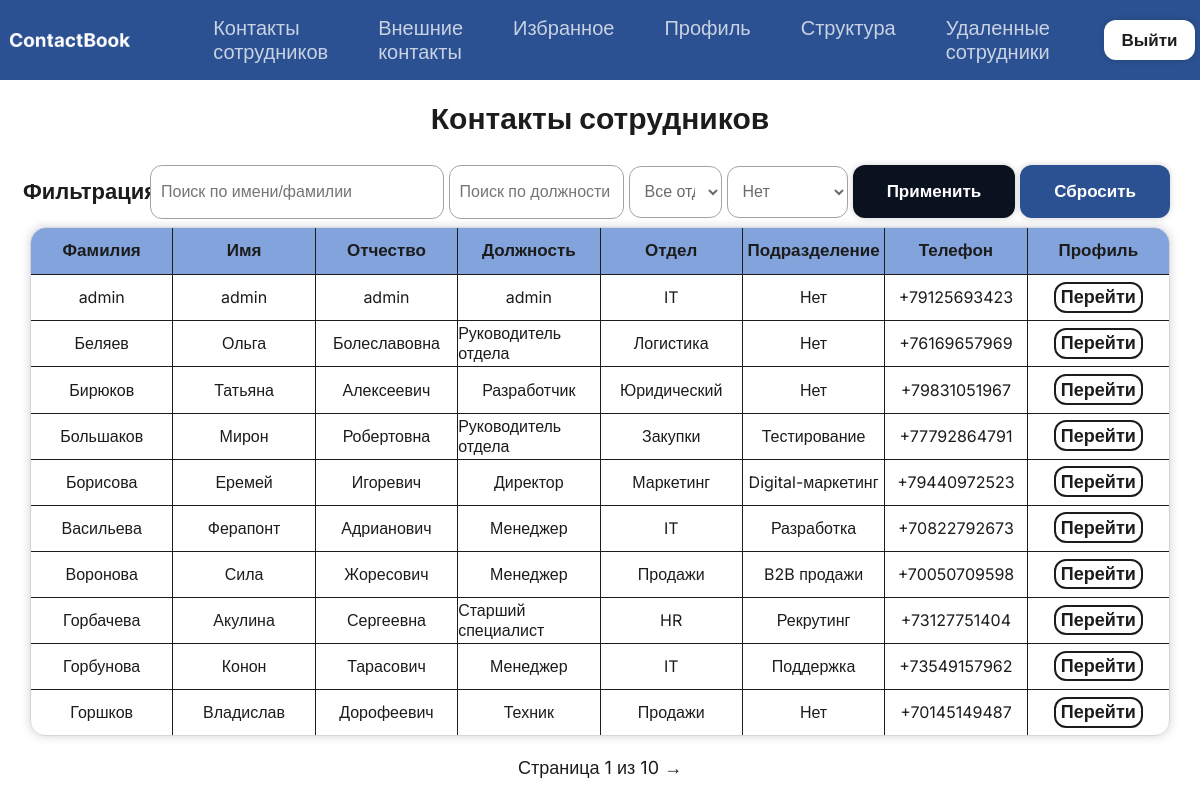
/ (signed in), run on an earlier commit of the app's database.
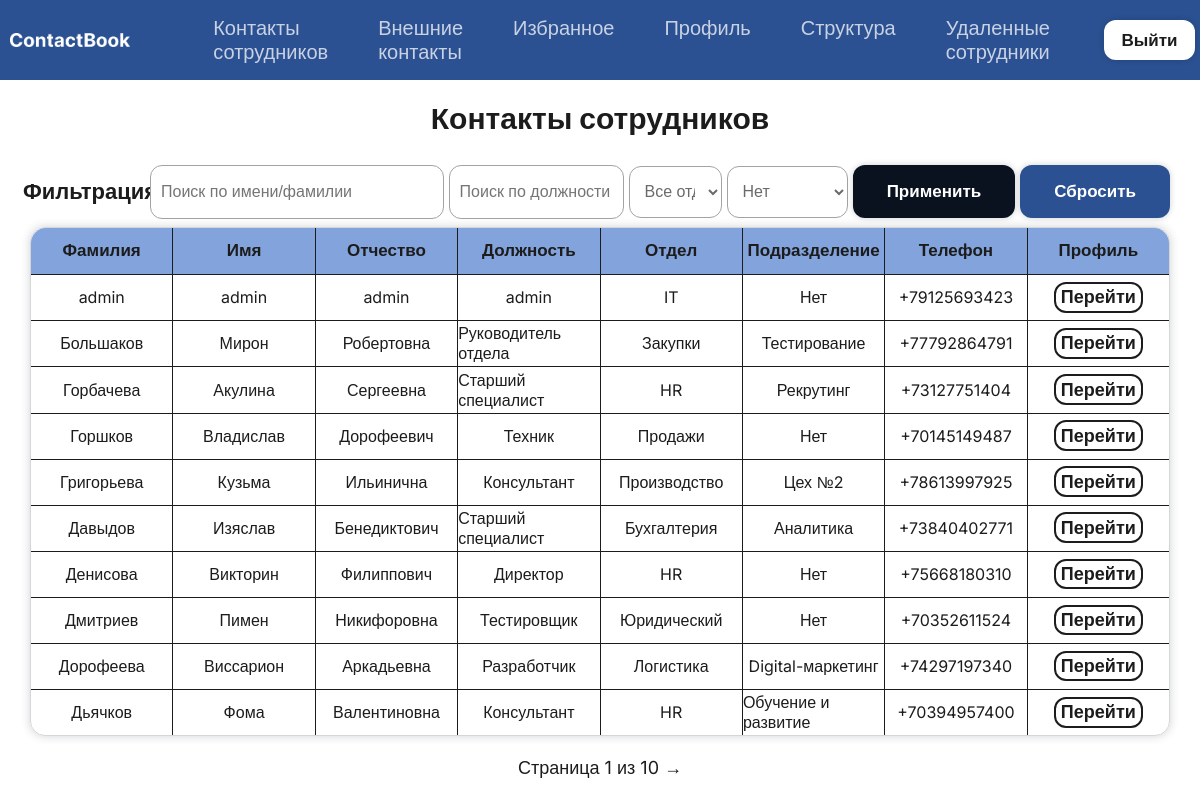
And on a later commit of the database.
### ContactBook/models.py (models this page shows, shortened)
class Employee(models.Model):
    last_name = models.CharField(max_length=50, verbose_name='Фамилия')
    first_name = models.CharField(max_length=50, verbose_name='Имя')
    middle_name = models.CharField(max_length=50, blank=True, null=True, verbose_name='Отчество')
    department = models.ForeignKey(Department, on_delete=models.PROTECT, verbose_name='Отдел')
    subdivision = models.ForeignKey(Subdivision, on_delete=models.SET_NULL, blank=True, null=True, verbose_name='Подразделение')
    position = models.CharField(max_length=100, verbose_name='Должность')
    phone = models.CharField(max_length=20, unique=True, verbose_name='Телефон')
    floor = models.CharField(max_length=50, verbose_name='Этаж')
    cabinet = models.CharField(max_length=50, blank=True, null=True, verbose_name='Кабинет')
    role = models.CharField(
        max_length=20,
        choices=[('user', 'Пользователь'), ('admin', 'Администратор')],
        default='user',
        verbose_name='Роль'
    )
    user_account = models.OneToOneField(User, on_delete=models.CASCADE, null=True, blank=True, related_name='employee_profile', verbose_name='Аккаунт входа')
    is_deleted = models.BooleanField(default=False, verbose_name='Удалён')
    deleted_at = models.DateTimeField(null=True, blank=True, verbose_name='Дата удаления')
    objects = EmployeeManager()
    all_objects = models.Manager()
    class Meta:
        verbose_name_plural = 'Сотрудники'

class Department(models.Model):
    name = models.CharField(max_length=100, unique=True, verbose_name='Название отдела')
    class Meta:
        verbose_name_plural = 'Отделы'

class Subdivision(models.Model):
    name = models.CharField(max_length=100, verbose_name='Название подразделения')
    department = models.ForeignKey(Department, on_delete=models.CASCADE, related_name='subdivisions', verbose_name='Родительский отдел')
    class Meta:
        constraints = [
            models.UniqueConstraint(fields=['name', 'department'], name='unique_subdivision_name_per_dept')
        ]
        verbose_name_plural = 'Подразделения'

### ContactBook/views.py (the view, shortened to what this page needs)
# urls.py: path('', views.employee_list, name='employee_list'),
@login_required
def employee_list(request):
    qs = Employee.objects.select_related('department', 'subdivision', 'user_account').order_by('last_name')
    is_admin_user = is_admin(request.user)
    search = request.GET.get('search', '').strip()
    dept_id = request.GET.get('department')
    sub_id = request.GET.get('subdivision')
    position = request.GET.get('position', '').strip()
    if dept_id and dept_id != 'None':
        qs = qs.filter(department_id=dept_id)
    if sub_id and sub_id != 'None':
        qs = qs.filter(subdivision_id=sub_id)
    if position:
        qs = qs.filter(position__icontains=position)
    paginator = Paginator(qs, 10)
    page_obj = paginator.get_page(request.GET.get('page'))
    return render(request, 'contactbook/employee_list.html', {
        'page_obj': page_obj,
        'search': search, 'dept_id': dept_id, 'sub_id': sub_id, 'position': position,
        'departments': Department.objects.all(),
        'subdivisions': Subdivision.objects.all(),
        'is_admin': is_admin_user
    })

### ContactBook/models.py (called while the page is built)
    def get_queryset(self):
        return super().get_queryset().filter(is_deleted=False)

### ContactBook/views.py (called while the page is built)
def is_admin(user):
    return user.is_authenticated and hasattr(user, 'employee_profile') and user.employee_profile.role == 'admin'

### ContactBook/templates/contactbook/employee_list.html (shortened to what this page needs)
{% extends "base.html" %}
{% block content %}
<h1>Контакты сотрудников</h1>
<div class="filter">
    <div class="zagolovok"><p>Фильтрация</p></div>
    <form method="get" class="elements">
        <input type="text" id="search" name="search" value="{{ search }}" placeholder="Поиск по имени/фамилии">
        <input type="text" id="position" name="position" value="{{ position }}" placeholder="Поиск по должности">
        <select name="department" id="dept-select">
            <option value="">Все отделы</option>
        </select>
        <select name="subdivision" id="sub-select">
            <option value="">Нет</option>
        </select>
        <button type="submit" class="btn btn-primary">Применить</button>
        <a href="{% url 'contactbook:employee_list' %}" class="btn btn-secondary">Сбросить</a>
    </form>
</div>
<div class="list">
    <table>
        <thead>
            <tr>
                <th>Фамилия</th>
                <th>Имя</th>
                <th>Отчество</th>
                <th>Должность</th>
                <th>Отдел</th>
                <th>Подразделение</th>
                <th>Телефон</th>
                <th class="last-column">Профиль</th>
            </tr>
        </thead>
        <tbody>
            {% for emp in page_obj %}
            <tr class="{% if not emp.user_account.is_active %}unconfirmed{% endif %}">
                <td>{{ emp.last_name }}</td>
                <td>{{ emp.first_name }}</td>
                <td>{{ emp.middle_name|default:"Нет" }}</td>
                <td>{{ emp.position }}</td>
                <td>{{ emp.department.name }}</td>
                <td>{{ emp.subdivision.name|default:"Нет" }}</td>
                <td>{{ emp.phone }}</td>
                <td class="last-column"><a href="{% url 'contactbook:employee_detail' emp.pk %}">Перейти</a></td>
            </tr>
            {% empty %}
            <tr class="none"><td colspan="7" id="employee-none">Сотрудники не найдены</td></tr>
            {% endfor %}
        </tbody>
    </table>
</div>
<div class="pagination">
    <p>Страница {{ page_obj.number }} из {{ page_obj.paginator.num_pages }}</p>
    {% if page_obj.has_next %}
        <a href="?page={{ page_obj.next_page_number }}&search={{ search }}&department={{ dept_id }}&subdivision={{ sub_id }}&position={{ position }}">→</a>
    {% endif %}
</div>
{% endblock %}

What changed in the data, as far as the page shows it:
no longer on this page (row edited): Employee: last_name "Беляев", first_name "Ольга", middle_name "Болеславовна", position "Руководитель отдела", department.name "Логистика", subdivision.name "Нет", phone "+76169657969"
no longer on this page (row edited): Employee: last_name "Бирюков", first_name "Татьяна", middle_name "Алексеевич", position "Разработчик", department.name "Юридический", subdivision.name "Нет", phone "+79831051967"
no longer on this page (row edited): Employee: last_name "Борисова", first_name "Еремей", middle_name "Игоревич", position "Директор", department.name "Маркетинг", subdivision.name "Digital-маркетинг", phone "+79440972523"
no longer on this page (row edited): Employee: last_name "Васильева", first_name "Ферапонт", middle_name "Адрианович", position "Менеджер", department.name "IT", subdivision.name "Разработка", phone "+70822792673"
no longer on this page (row edited): Employee: last_name "Воронова", first_name "Сила", middle_name "Жоресович", position "Менеджер", department.name "Продажи", subdivision.name "B2B продажи", phone "+70050709598"
no longer on this page (row edited): Employee: last_name "Горбунова", first_name "Конон", middle_name "Тарасович", position "Менеджер", department.name "IT", subdivision.name "Поддержка", phone "+73549157962"
now on this page (row unchanged): Employee: last_name "Григорьева", first_name "Кузьма", middle_name "Ильинична", position "Консультант", department.name "Производство", subdivision.name "Цех №2", phone "+78613997925"
now on this page (row unchanged): Employee: last_name "Давыдов", first_name "Изяслав", middle_name "Бенедиктович", position "Старший специалист", department.name "Бухгалтерия", subdivision.name "Аналитика", phone "+73840402771"
now on this page (row unchanged): Employee: last_name "Денисова", first_name "Викторин", middle_name "Филиппович", position "Директор", department.name "HR", subdivision.name "Нет", phone "+75668180310"
now on this page (row unchanged): Employee: last_name "Дмитриев", first_name "Пимен", middle_name "Никифоровна", position "Тестировщик", department.name "Юридический", subdivision.name "Нет", phone "+70352611524"
now on this page (row unchanged): Employee: last_name "Дорофеева", first_name "Виссарион", middle_name "Аркадьевна", position "Разработчик", department.name "Логистика", subdivision.name "Digital-маркетинг", phone "+74297197340"
now on this page (row unchanged): Employee: last_name "Дьячков", first_name "Фома", middle_name "Валентиновна", position "Консультант", department.name "HR", subdivision.name "Обучение и развитие", phone "+70394957400"
